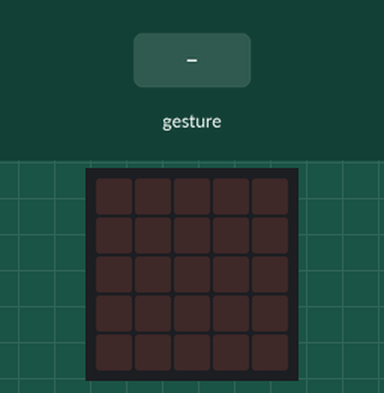
Recording of a program running on a simulated BBC micro:bit (MakeCode). Parts: the board's 5×5 LED display. The inputs (shaded band) are chosen by the test bench. Random numbers come from a fixed seed; a tilt is held for 1.5 s and a shake lasts 1 s, then the board lies face up again.

Above: at 1.2 s.
1.3 s: gesture 'shake'
At 1.9 s:
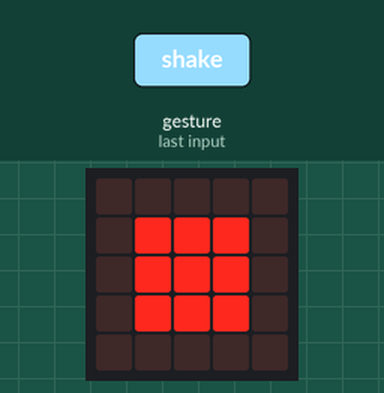
3.0 s: gesture 'shake'
At 4.4 s:
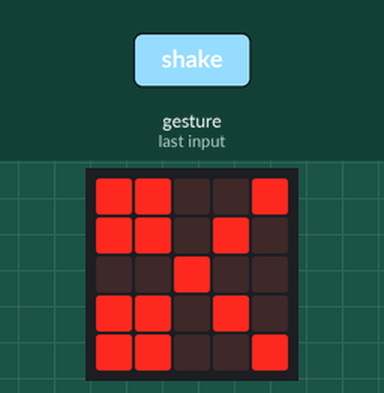
Timing chart, 0 to 6.0 s (numbered marks = the images above; inputs shaded):
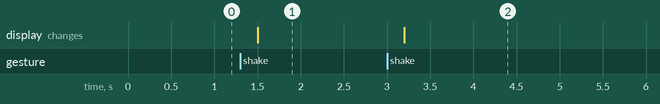

The program:

main.ts
```typescript
input.onGesture(Gesture.Shake, function () {
    mão = randint(0, 2)
    if (mão == 0) {
        basic.showLeds(`
            . . . . .
            . # # # .
            . # # # .
            . # # # .
            . . . . .
            `)
    } else if (mão == 1) {
        basic.showLeds(`
            . # # # .
            . # # # .
            . # # # .
            . # # # .
            . # # # .
            `)
    } else {
        basic.showLeds(`
            # # . . #
            # # . # .
            . . # . .
            # # . # .
            # # . . #
            `)
    }
})
let mão = 0
mão = 0
```

test.ts
```typescript
// testes vão aqui; isto não será compilado quando este pacote for usado como uma extensão.
```

Measured:
- after the input at 1.3 s, the display: changes after 0.20 s (image 1)
- after the input at 3.0 s, the display: changes after 0.20 s (image 2)
